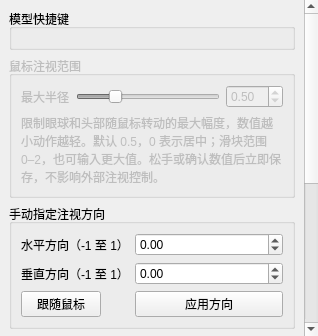
<?xml version="1.0" encoding="UTF-8"?>
<ui version="4.0">
 <class>InteractionTab</class>
 <widget class="QScrollArea" name="interactionTab">
  <property name="frameShape"><enum>QFrame::Shape::NoFrame</enum></property>
  <property name="widgetResizable"><bool>true</bool></property>
  <widget class="QWidget" name="interactionContents">
   <layout class="QVBoxLayout" name="interactionLayout">
    <item><widget class="QGroupBox" name="hotkeyGroup"><property name="title"><string>模型快捷键</string></property><layout class="QVBoxLayout" name="hotkeyLayout"/></widget></item>
    <item><widget class="QGroupBox" name="mouseLookGroup">
     <property name="enabled"><bool>false</bool></property><property name="title"><string>鼠标注视范围</string></property>
     <layout class="QGridLayout" name="mouseLookLayout">
      <item row="0" column="0"><widget class="QLabel" name="mouseLookRadiusLabel"><property name="text"><string>最大半径</string></property><property name="buddy"><cstring>mouseLookRadiusSpin</cstring></property></widget></item>
      <item row="0" column="1"><widget class="QSlider" name="mouseLookRadiusSlider"><property name="maximum"><number>200</number></property><property name="value"><number>50</number></property><property name="tracking"><bool>false</bool></property><property name="orientation"><enum>Qt::Orientation::Horizontal</enum></property><property name="accessibleName"><string>鼠标注视最大半径</string></property></widget></item>
      <item row="0" column="2"><widget class="QDoubleSpinBox" name="mouseLookRadiusSpin"><property name="decimals"><number>2</number></property><property name="maximum"><double>10.0</double></property><property name="singleStep"><double>0.05</double></property><property name="value"><double>0.5</double></property><property name="accessibleName"><string>鼠标注视最大半径数值</string></property></widget></item>
      <item row="1" column="0" colspan="3"><widget class="QLabel" name="mouseLookHintLabel"><property name="text"><string>限制眼球和头部随鼠标转动的最大幅度，数值越小动作越轻。默认 0.5，0 表示居中；滑块范围 0–2，也可输入更大值。松手或确认数值后立即保存，不影响外部注视控制。</string></property><property name="wordWrap"><bool>true</bool></property></widget></item>
     </layout>
    </widget></item>
    <item><widget class="QGroupBox" name="lookGroup">
     <property name="title"><string>手动指定注视方向</string></property>
     <layout class="QFormLayout" name="lookForm">
      <item row="0" column="0"><widget class="QLabel" name="lookXLabel"><property name="text"><string>水平方向（-1 至 1）</string></property></widget></item>
      <item row="0" column="1"><widget class="QDoubleSpinBox" name="lookXSpin"><property name="minimum"><double>-1.0</double></property><property name="maximum"><double>1.0</double></property><property name="singleStep"><double>0.1</double></property></widget></item>
      <item row="1" column="0"><widget class="QLabel" name="lookYLabel"><property name="text"><string>垂直方向（-1 至 1）</string></property></widget></item>
      <item row="1" column="1"><widget class="QDoubleSpinBox" name="lookYSpin"><property name="minimum"><double>-1.0</double></property><property name="maximum"><double>1.0</double></property><property name="singleStep"><double>0.1</double></property></widget></item>
      <item row="2" column="0"><widget class="QPushButton" name="resetLookButton"><property name="text"><string>跟随鼠标</string></property></widget></item>
      <item row="2" column="1"><widget class="QPushButton" name="lookButton"><property name="text"><string>应用方向</string></property></widget></item>
     </layout>
    </widget></item>
    <item><widget class="QGroupBox" name="hoverOpacityGroup">
     <property name="enabled"><bool>false</bool></property><property name="title"><string>模型透明度</string></property>
     <layout class="QGridLayout" name="hoverOpacityLayout">
      <item row="0" column="0" colspan="3"><widget class="QCheckBox" name="hoverOpacityEnabledCheck"><property name="text"><string>启用悬停半透明</string></property></widget></item>
      <item row="1" column="0"><widget class="QLabel" name="hoverOpacityLabel"><property name="text"><string>悬停不透明度</string></property><property name="buddy"><cstring>hoverOpacitySlider</cstring></property></widget></item>
      <item row="1" column="1"><widget class="QSlider" name="hoverOpacitySlider"><property name="maximum"><number>100</number></property><property name="value"><number>50</number></property><property name="tracking"><bool>false</bool></property><property name="orientation"><enum>Qt::Orientation::Horizontal</enum></property><property name="accessibleName"><string>鼠标悬停不透明度</string></property></widget></item>
      <item row="1" column="2"><widget class="QLabel" name="hoverOpacityValueLabel"><property name="text"><string>50%</string></property><property name="minimumSize"><size><width>42</width><height>0</height></size></property></widget></item>
      <item row="2" column="0"><widget class="QLabel" name="idleOpacityLabel"><property name="text"><string>平时不透明度</string></property><property name="buddy"><cstring>idleOpacitySlider</cstring></property></widget></item>
      <item row="2" column="1"><widget class="QSlider" name="idleOpacitySlider"><property name="maximum"><number>100</number></property><property name="value"><number>100</number></property><property name="tracking"><bool>false</bool></property><property name="orientation"><enum>Qt::Orientation::Horizontal</enum></property><property name="accessibleName"><string>平时不透明度</string></property></widget></item>
      <item row="2" column="2"><widget class="QLabel" name="idleOpacityValueLabel"><property name="text"><string>100%</string></property><property name="minimumSize"><size><width>42</width><height>0</height></size></property></widget></item>
      <item row="3" column="0" colspan="3"><widget class="QCheckBox" name="fullscreenOpacityEnabledCheck"><property name="text"><string>其他程序全屏时调整</string></property></widget></item>
       <item row="4" column="0"><widget class="QLabel" name="fullscreenOpacityLabel"><property name="text"><string>全屏时不透明度</string></property><property name="buddy"><cstring>fullscreenOpacitySlider</cstring></property></widget></item>
       <item row="4" column="1"><widget class="QSlider" name="fullscreenOpacitySlider"><property name="maximum"><number>100</number></property><property name="value"><number>50</number></property><property name="tracking"><bool>false</bool></property><property name="orientation"><enum>Qt::Orientation::Horizontal</enum></property><property name="accessibleName"><string>全屏时不透明度</string></property></widget></item>
       <item row="4" column="2"><widget class="QLabel" name="fullscreenOpacityValueLabel"><property name="text"><string>50%</string></property><property name="minimumSize"><size><width>42</width><height>0</height></size></property></widget></item>
       <item row="5" column="0" colspan="3"><widget class="QLabel" name="hoverOpacityHintLabel"><property name="text"><string>0% 完全透明，100% 不透明。未启用悬停时始终使用平时值；启用后鼠标悬停使用悬停值。拖动时只更新读数，松手立即设置并保存。</string></property><property name="wordWrap"><bool>true</bool></property></widget></item>
     </layout>
    </widget></item>
    <item><spacer name="interactionSpacer"><property name="orientation"><enum>Qt::Orientation::Vertical</enum></property><property name="sizeHint" stdset="0"><size><width>20</width><height>40</height></size></property></spacer></item>
   </layout>
  </widget>
 </widget>
 <resources/>
 <connections/>
</ui>
